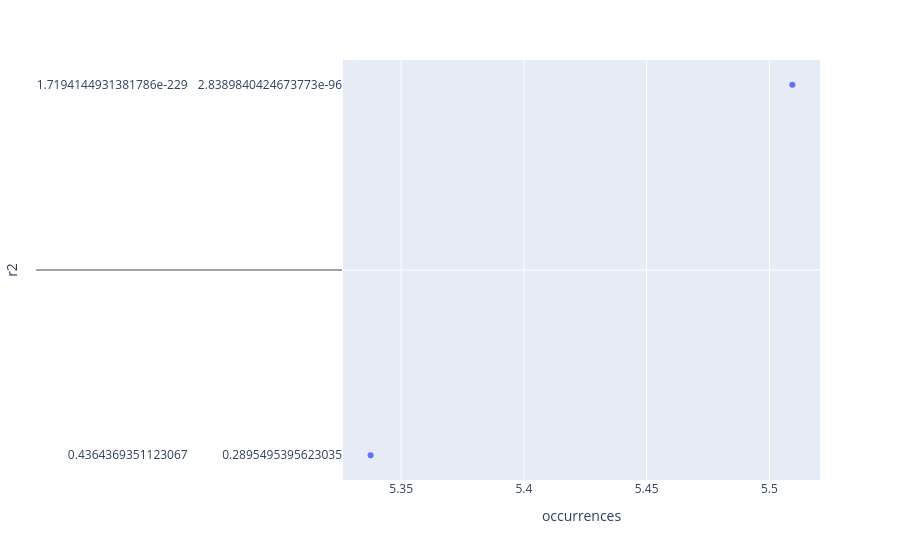

Notebook source saved alongside this figure:
### Code cell
import plotly.express as px

common = df[df['occurrences'] >= 3]
fig = px.scatter(common, x="occurrences", y="r2", hover_data = "species")
fig.show()

### Figure 1 — Plotly figure (JSON) as saved in the notebook; plotly's stock layout.template omitted (floating-point values rounded to 4 significant figures; data arrays with more than 128 entries replaced by an {"elided": "..."} marker saying what was removed)
{"data": [{"customdata": {"elided": "585x1 str values"}, "hovertemplate": "occurrences=%{x}<br>r2=%{y}<br>species=%{customdata[0]}<extra></extra>", "legendgroup": "", "marker": {"color": "#636efa", "symbol": "circle"}, "mode": "markers", "name": "", "orientation": "h", "showlegend": false, "type": "scatter", "x": {"elided": "585 float values"}, "xaxis": "x", "y": {"elided": "585x2 float values"}, "yaxis": "y"}], "layout": {"legend": {"tracegroupgap": 0}, "margin": {"t": 60}, "xaxis": {"anchor": "y", "domain": [0, 1], "title": {"text": "occurrences"}}, "yaxis": {"anchor": "x", "domain": [0, 1], "title": {"text": "r2"}}}}
